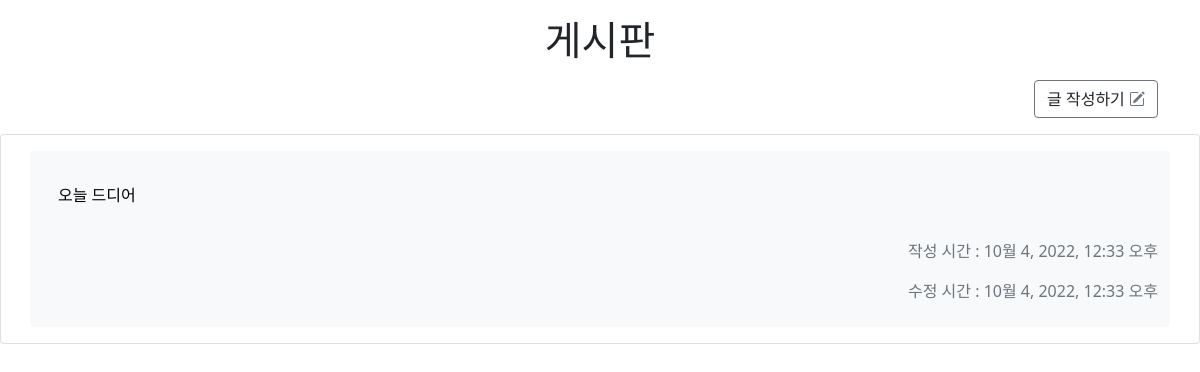
The app's page /, older data.
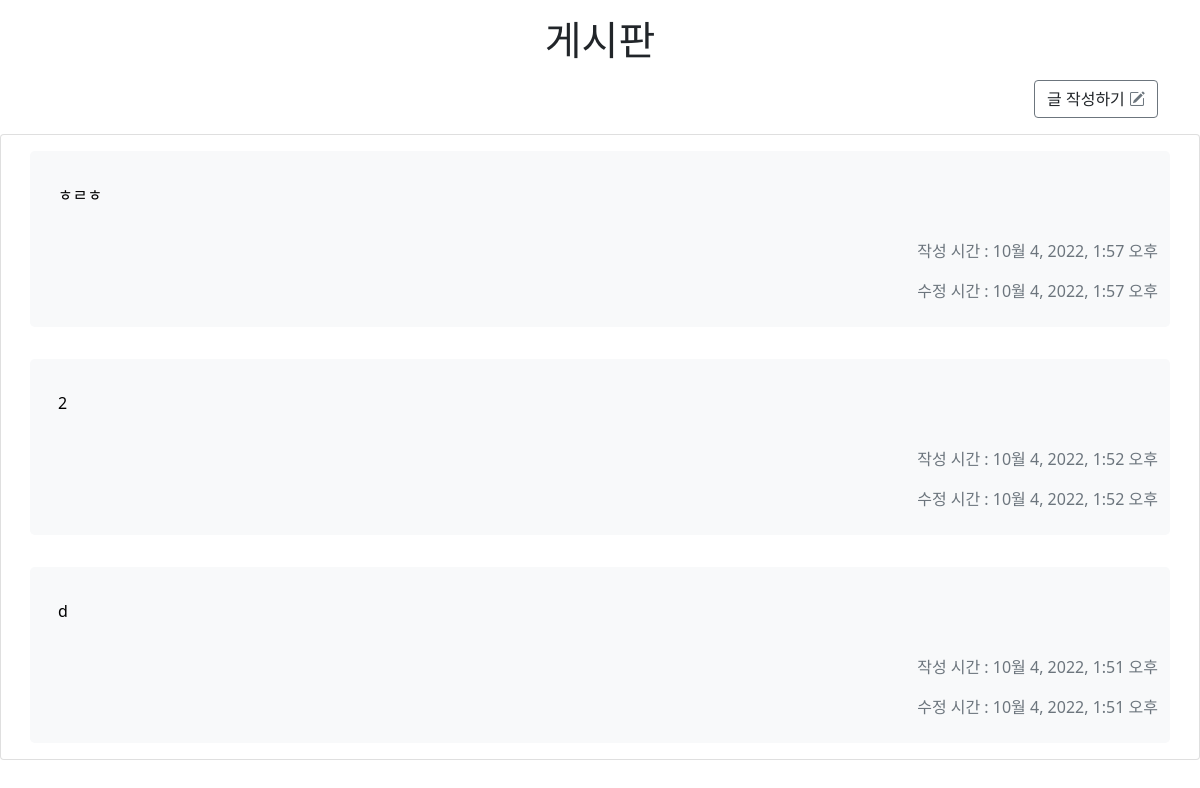
The same page, newer data.
### class1004App/models.py (models this page shows)
class Article(models.Model):
    title = models.CharField(max_length=20)
    content = models.TextField()
    created_at = models.DateTimeField(auto_now_add=True)
    updated_at = models.DateTimeField(auto_now=True)

### class1004App/views.py (the view)
# urls.py: path('', views.index, name='index'),
def index(request):
    articles = Article.objects.order_by('-pk')
    context = {
        'articles' : articles
    }
    return render(request, 'articles/index.html', context)

### class1004App/templates/articles/index.html
{% extends 'base.html' %}
{% block content %}
<div class="container">
    <h1 class="d-flex justify-content-center mt-3">게시판</h1>
    <div class="d-flex justify-content-end my-3">
        <a href="{% url 'articles:create' %}">
            <div class="btn btn-outline-secondary">
                <span class="text-dark">글 작성하기</span>
                <i class="bi bi-pencil-square"></i>
            </div>
        </a>
    </div>
</div>
<div class="card">
    {% for article in articles %}
    <a href="{% url 'articles:detail' article.pk %}" class="text-decoration-none m-3">
        <div class="container bg-light rounded-3 pt-3 pb-2 text-black">
            <p class="p-3 mb-3">{{ article.title }}</p>
            <p class="d-flex justify-content-end text-muted">작성 시간 : {{ article.created_at }}</p>
            <p class="d-flex justify-content-end text-muted">수정 시간 : {{ article.updated_at }}</p>
        </div>
    </a>
    {% endfor %}
</div>
{% endblock %}

Row changes from the older to the newer data that the page shows:
removed Article: title "오늘 드디어", created_at "10월 4, 2022, 12:33 오후", updated_at "10월 4, 2022, 12:33 오후"
added Article: title "ㅎㄹㅎ", created_at "10월 4, 2022, 1:57 오후", updated_at "10월 4, 2022, 1:57 오후"
added Article: title "2", created_at "10월 4, 2022, 1:52 오후", updated_at "10월 4, 2022, 1:52 오후"
added Article: title "d", created_at "10월 4, 2022, 1:51 오후", updated_at "10월 4, 2022, 1:51 오후"
